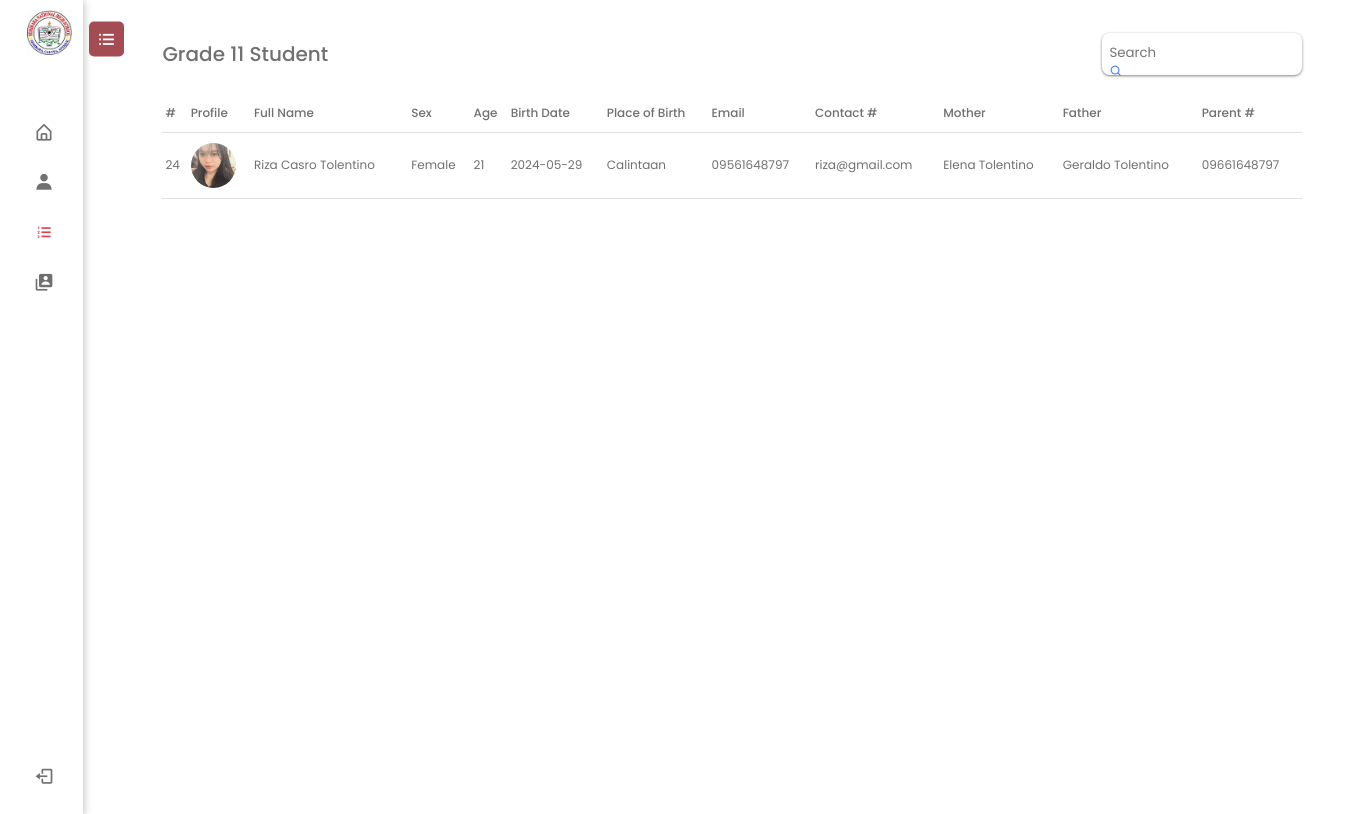
Screenshot of /grade11.php with the database file from the repository.
### tables this page shows
CREATE TABLE `students_tb` (
  `id` int(11) NOT NULL,
  `profilepic` varchar(200) NOT NULL,
  `fname` varchar(200) NOT NULL,
  `mname` varchar(200) NOT NULL,
  `lname` varchar(200) NOT NULL,
  `sex` varchar(200) NOT NULL,
  `age` varchar(200) NOT NULL,
  `BOD` varchar(100) NOT NULL,
  `POB` varchar(100) NOT NULL,
  `yearlevel` varchar(200) NOT NULL,
  `contact_num` varchar(200) NOT NULL,
  `email` varchar(200) NOT NULL,
  `mothername` varchar(200) NOT NULL,
  `fathername` varchar(200) NOT NULL,
  `mother_contact` varchar(200) NOT NULL,
  `father_contact` varchar(200) NOT NULL
);

### grade11.php (the view, shortened to what this page needs)
<?php
include_once("connection.php");
$grade = "Grade-11";
$sql = "SELECT * FROM students_tb WHERE yearlevel LIKE '%$grade%'";
 $list = $conn->query($sql);
 $listrow = $list->fetch_assoc();
?>
<!DOCTYPE html>
<html lang="en">
<head>
    <link rel="stylesheet" href="style/style.css">
    <link href='https://unpkg.com/boxicons@2.1.4/css/boxicons.min.css' rel='stylesheet'>
    <link href='https://unpkg.com/boxicons@2.1.4/dist/boxicons.js' rel='stylesheet'>
</head>
<body>
     <nav class="sidebar close">
        <header>
            <div class="image-text">
                <span class="image">
                    <img src="image/logo.jpg" alt="" width="45">
                   </span>
             </div>
             <i class='bx bx-list-ul toggle'></i>
        </header>
        <div class="menu-bar">
            <div class="menu">
                <li class="nav-links">
                    <a href="dashboard.php">
                        <i class='bx bx-home-alt icon'></i>
                    </a>
                   </li>
                  <ul class="menu-links">
                       <li class="nav-links">
                        <a href="studentdash.php">
                            <i class='bx bxs-user icon'></i>
                        </a>
                       </li>
                       <li class="nav-links active">
                        <a href="#">
                            <i class='bx bx-list-ol icon'></i>
                        </a>
                       </li>
                       <li class="nav-links">
                        <a href="account_dash.php">
                            <i class='bx bxs-user-account icon'></i>
                        </a>
                       </li>
                  </ul>
            </div>
            <div class="button-content">
                <li class="mode">
                    <a href="">
                        <i class='bx bx-log-out icon'></i>
                    </a>
                </li>
            </div>
        </div>
     </nav>
     <div class="container containers">
        <div class="maincontent student">
         <div class="student-content">
            <div class="searc-student">
              <header><span class="add-student">Grade 11 Student</span></header>
              <form action="" method ="POST" enctype = "multipart/form-data">
            <div class="search-bar"><span><input type="text" name="search" placeholder="Search"></span>
            <button name = "search-btn" type="submit" style="background-color:transparent; border:none;"><i class='bx bx-search' type="submit"></i></button></div>
         </form>
            </div>
              <div class="student-list">
                <div class="table">
                <table>
                <thead class="thead" style="position:sticky; top:0px; background-color:#fff">
                    <tr>
                        <th>#</th>
                        <th>Profile</th>
                        <th>Full Name</th>
                        <th>Sex</th>
                        <th>Age</th>
                        <th>Birth Date</th>
                        <th>Place of Birth</th>
                        <th>Email</th>
                        <th>Contact #</th>
                        <th>Mother</th>
                        <th>Father</th>
                        <th>Parent #</th>
                    </tr>
                </thead>
                <tbody>
                <?php do{ ?>
                     <tr>
                        <td><?php echo $listrow['id']?></td>
                        <td><div class="img"><img src="uploads/<?php echo $listrow['profilepic']?>" alt=""></div></td>
                        <td><?php echo $listrow['fname']?><span> </span> <?php echo $listrow['mname']?> <?php echo $listrow['lname']?></td>
                        <td><?php echo $listrow['sex']?></td>
                        <td><?php echo $listrow['age']?></td>
                        <td><?php echo $listrow['BOD']?></td>
                        <td><?php echo $listrow['POB']?></td>
                        <td><?php echo $listrow['contact_num']?></td>
                        <td><?php echo $listrow['email']?></td>
                        <td><?php echo $listrow['mothername']?></td>
                        <td><?php echo $listrow['fathername']?></td>
                        <td><?php echo $listrow['father_contact']?></td>
                     </tr>
                     <?php }while($listrow = $list->fetch_assoc());?>
                </tbody>
               </table>
                </div>
            </div>
         </div>
     </div>
      </div>
</body>
</html>

### style/style.css (style rules this page uses)
* { box-sizing: border-box; padding: 0; margin: 0; font-family: 'Poppins', sans-serif; text-decoration: none; }
:root { --body-color: #E4E9F7; --sidebar-color: #fff; --primary-color:#5c97fe; }
body { height: 100vh; background: var(--sidebar-color); overflow: hidden; position: relative; }
.sidebar { position: fixed; top: 0; left: 0; width: 200px; height: 100%; background: var(--sidebar-color); padding: 10px 14px; transition: all 0.5s ease-in-out; box-shadow: 1px 1px 8px 0px #c4bdbd; z-index: 12000; }
.sidebar.close { width: 83px; transition: all 0.3s ease-in-out; z-index: 1300; }
.sidebar .menu-bar { margin-top: 40px; display: flex; height: calc(100% - 100px); justify-content: space-between; flex-direction: column; }
.sidebar li { height: 40px; margin-top: 10px; list-style: none; display: flex; align-items: center; padding: -10px; transition: all 0.3s ease-in-out; }
.sidebar li .icon { min-width: 60px; font-size: 20px; display: flex; align-items: center; justify-content: center; transition: all 0.3s ease-in-out; }
.sidebar header .image-text { display: flex; align-items: center; padding: 0px 13px; }
.sidebar header { position: relative; }
.sidebar header .toggle { position: absolute; top: 55%; right: -55px; transform: translateY(-50%); width: 35px; height: 35px; background-color: rgba(148, 44, 53, 0.85) !important; display: flex; align-items: center; color: #fff; justify-content: center; border-radius: 5px; cursor: pointer; font-size: 22px; padding: 5px; font-weight: 400; }
.sidebar li a { display: flex; height: 100%; max-height: 40px; align-items: center; text-decoration: none; color: #707070; transition: all 0.2s ease; width: 100%; border-radius: 5px; }
.sidebar li.active a, .sidebar li a:hover { background-color: #fff; color: rgba(148, 44, 53, 0.85); }
.sidebar li .icon, .sidebar li .text { color: #707070; transition: all 0.2s ease; font-weight: 400; }
.sidebar li.active a .icon, .sidebar li.active a .text, .sidebar li a:hover .icon, .sidebar li a:hover .text { color: rgba(219, 64, 77, 0.979); transition: all 0.2s ease; }
.menu-bar .mode { background-color: #fff; }
.container { width: 100%; max-width: 1100px; transform: translateX(12%); margin: 1% 5%; z-index: 10000; height: 95vh; position: relative; top: 0px; left: 40px; transition: all 0.3s ease-in-out; flex-direction: column; }
.containers { width: 100%; max-width: 1200px; transform: translateX(2%); margin: 1% 5%; height: 95vh; position: relative; top: 0px; transition: all 0.3s ease-in-out; flex-direction: column; z-index: 100; }
.container .maincontent { width: 100%; padding: 0px 30px; }
.container .maincontent header { margin: 5px 0px; }
.container .maincontent header span { color: #707070; font-size: 20px; font-weight: 500; }
.student-content { width: 100%; display: flex; flex-direction: column; }
.student-content .add-student { display: flex; justify-content: space-between; align-items: center; padding: 10px 0px; position: relative; }
.searc-student { display: flex; justify-content: space-between; align-items: center; padding: 10px 0px; position: relative; }
.searc-student .search-bar { padding: 10px 7px; width: 100%; font-size: 11px; max-width: 200px; height: 42px; background-color:#fff; color: #fff; border: none; box-shadow: 0px 1px 3px 0px gray; border-radius: 8px; }
.searc-student .search-bar input { background-color: transparent; border: none; outline: none; }
.searc-student .search-bar button { color: #4784f4; cursor: pointer; font-weight: 700; font: 26px; }
.student-content .student-list { width: 100%; }
.student-content .student-list .table { width: 100%; height: 40vh; }
.student-list .table table { width: 100%; table-layout: auto; }
.table table, th, td { border-collapse: collapse; padding: 10px 3px; font-size: 12px; text-align: left; font-weight: 400; }
.student-list .table .thead { width: 100%; color: #707070; border-bottom: 0.9px solid #e2dfdf; }
.student-list .table .thead th { font-weight: 500; }
.student-list tbody td .img { background-color: #707070; overflow: hidden; width: 45px; height: 45px; border-radius: 50%; }
.student-list tbody td .img img { width: 100%; height: 100%; }
.student-list tbody td { border-bottom: 1px solid #e2dfdf; color: #707070; }
.img img { width: 100%; height: 100%; object-fit: cover; }

### rows the page displays
students_tb: id "24", profilepic (picture), fname "Riza", mname "Casro", lname "Tolentino", sex "Female", age "21", BOD "2024-05-29", POB "Calintaan", contact_num "09561648797", email "riza@gmail.com", mothername "Elena Tolentino", fathername "Geraldo Tolentino", father_contact "09661648797"
